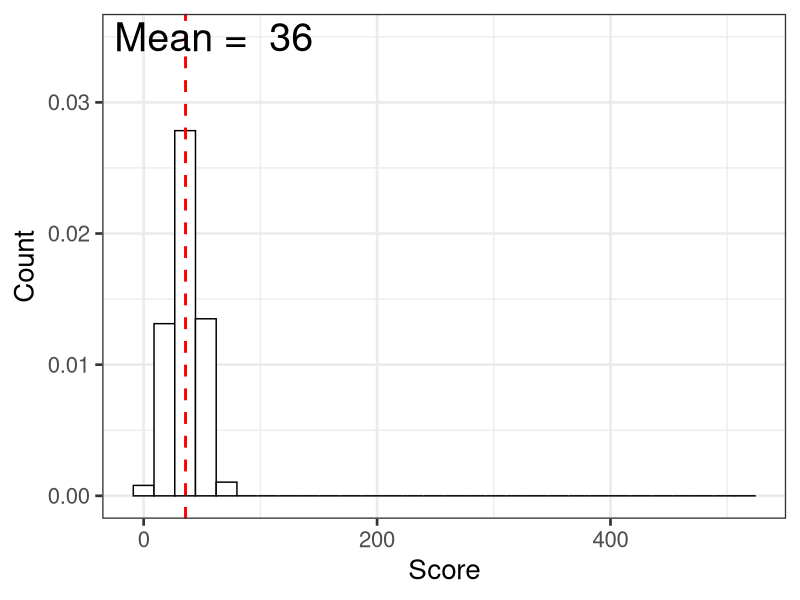
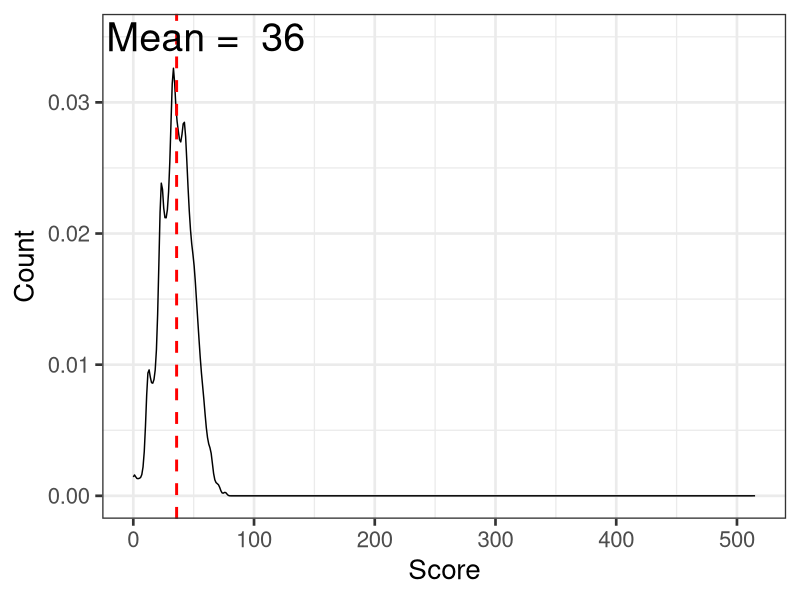

Generate these figures, in order, with R:
## ---- chunk 1
library(ggplot2)
theme_set(theme_bw(base_size = 20))
#setwd("Projects/shut_the_box")
a <- read.csv("box_scores.csv", header = FALSE)

ggplot(a, aes(x=V1)) + geom_histogram(aes(y=..density..), color="black", fill="white") + xlab("Score") + ylab("Count") +
    geom_vline(aes(xintercept=mean(V1)), color="red", linetype="dashed", size=1) +
    annotate("Text", x = 60, y = 0.035, label = paste("Mean = ", round(mean(a$V1), 0)), size = 10)

## ---- chunk 2
ggplot(a, aes(x=V1)) + geom_density(aes(x=a$V1), color="black") + xlab("Score") + ylab("Count") +
    geom_vline(aes(xintercept=mean(V1)), color="red", linetype="dashed", size=1) +
    annotate("Text", x = 60, y = 0.035, label = paste("Mean = ", round(mean(a$V1), 0)), size = 10)
## ---- chunk 3
library(dplyr)
library(knitr)
library(data.table)
library(scales)
Percent <- sort(summary(as.factor(a$V1)), decreasing = TRUE)
df <- as.data.frame(Percent, row.names = NULL)
setDT(df, keep.rownames=TRUE)
df$percent <- transmute(df, Percent = percent(Percent / sum(Percent)))
df <- df[, .(rn, percent)]
colnames(df) <- c("Score", "Percent")
kable(df)
